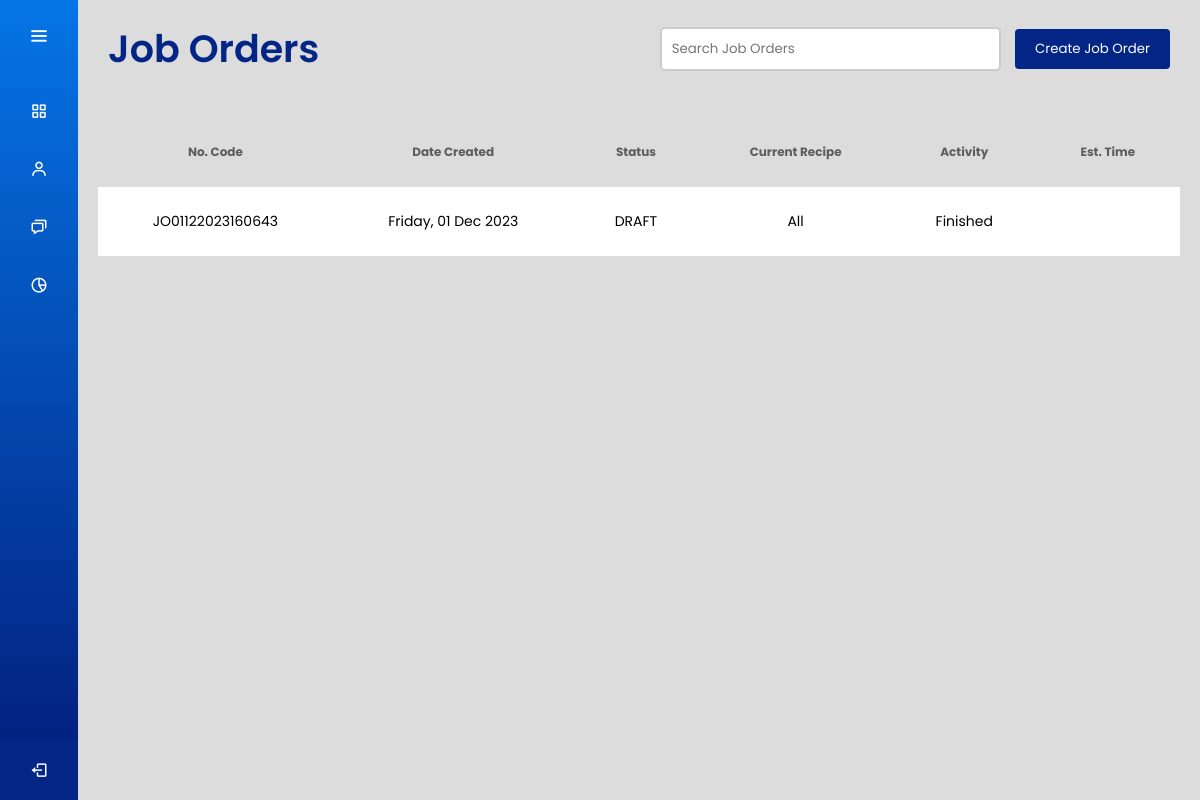
The app's page / (signed in), older data.
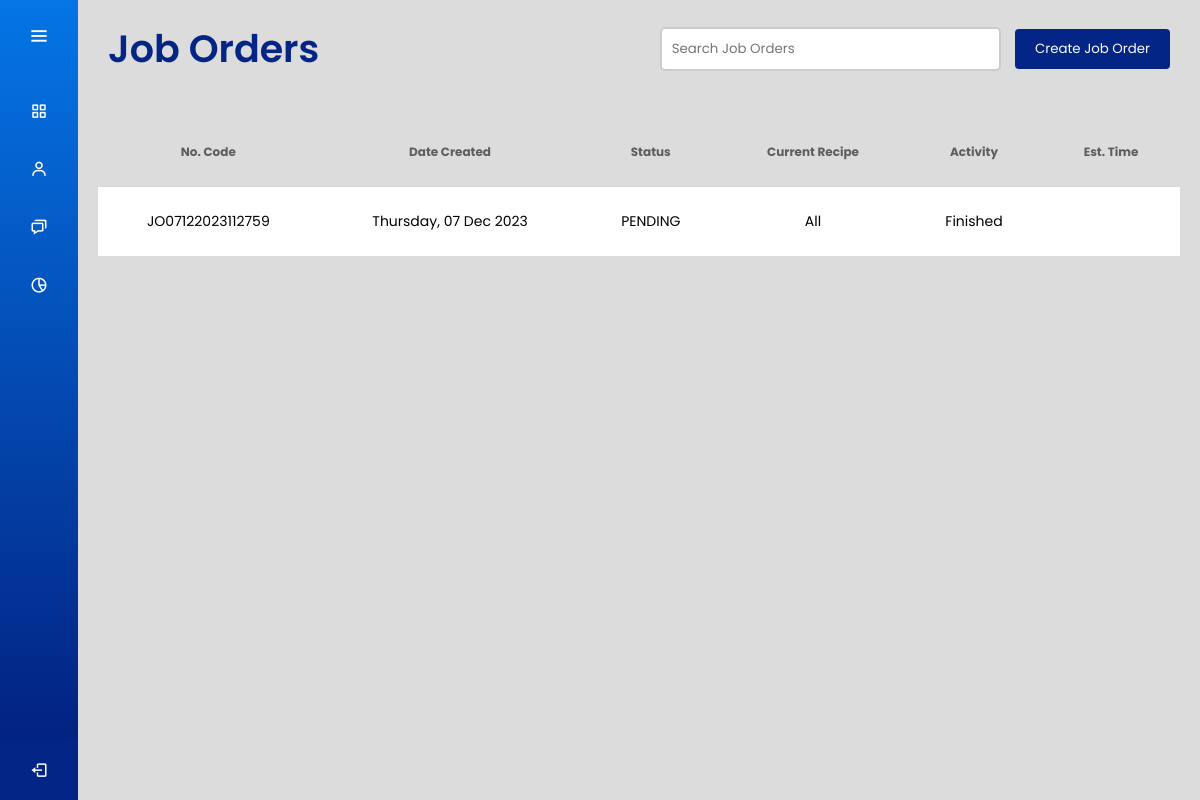
The same page, newer data.
### joborders/models.py (models this page shows, shortened)
class JobOrder(models.Model):
    jobOrderId = models.CharField(max_length=50, unique=True)
    jobOrderCreatedDate = models.DateTimeField()
    jobOrderStatus = models.CharField(max_length=50)
    userId = models.ForeignKey(User, on_delete=models.CASCADE)

### users/views.py (the view)
# urls.py: path('', views.dashboard_view, name='dashboard'),
@login_required
def dashboard_view(request):
    malaysian_tz = pytz.timezone('Asia/Kuala_Lumpur')
    now = timezone.now().astimezone(malaysian_tz)
    job_orders_list = []
    job_orders = JobOrder.objects.all().prefetch_related('recipes__activity_recipe')
    for job_order in job_orders:
        earliest_activity = {
            'recipeName': None,
            'name': 'Not Started',
            'time': None
        }
        for recipe in job_order.recipes.all():
            activities = recipe.activity_recipe.order_by('spongeStart', 'doughStart').all()
            for activity in activities:
                if now < activity.spongeStart:
                    if earliest_activity['time'] is None or activity.spongeStart < earliest_activity['time']:
                        earliest_activity['recipeName'] = recipe.recipeName
                        earliest_activity['name'] = 'Starting Sponge'
                        earliest_activity['time'] = activity.spongeStart
                elif activity.spongeStart <= now <= activity.spongeEnd:
                    earliest_activity['recipeName'] = recipe.recipeName
                    earliest_activity['name'] = 'Sponge Ending'
                    earliest_activity['time'] = activity.spongeEnd
                    break
                elif activity.spongeEnd <= now <= activity.doughStart:
                    earliest_activity['recipeName'] = recipe.recipeName
                    earliest_activity['name'] = 'Starting Dough'
                    earliest_activity['time'] = activity.doughStart
                    break
                elif activity.doughStart <= now <= activity.doughEnd:
                    earliest_activity['recipeName'] = recipe.recipeName
                    earliest_activity['name'] = 'Dough Ending'
                    earliest_activity['time'] = activity.doughEnd
                    break
                elif activity.doughEnd <= now <= activity.firstLoafPacked:
                    earliest_activity['recipeName'] = recipe.recipeName
                    earliest_activity['name'] = 'First Loaf Packing'
                    earliest_activity['time'] = activity.firstLoafPacked
                    break
                elif activity.firstLoafPacked <= now < activity.cutOffTime:
                    earliest_activity['recipeName'] = recipe.recipeName
                    earliest_activity['name'] = 'Cut Off Time'
                    earliest_activity['time'] = activity.cutOffTime
                    break
                elif now >= activity.cutOffTime:
                    earliest_activity['recipeName'] = 'All'
                    earliest_activity['name'] = 'Finished'
                    earliest_activity['time'] = None
        job_data = {
            'jobOrderId': job_order.jobOrderId,
            'jobOrderCreatedDate': job_order.jobOrderCreatedDate,
            'jobOrderStatus': job_order.jobOrderStatus,
            'current_recipe_name': earliest_activity['recipeName'],
            'current_activity_name': earliest_activity['name'],
            'current_activity_time': earliest_activity['time'],
        }
        job_orders_list.append(job_data)
    context = {
        'job_orders': job_orders_list
    }
    return render(request, 'dashboard.html', context)

### users/templates/dashboard.html (shortened to what this page needs)
<!DOCTYPE html>
<html lang="en" dir="ltr">
  <head>
    {% load static %}
    <link rel="stylesheet" href="{% static 'css/dash_style.css' %}">
    <link rel="stylesheet" href="{% static 'css/table_style.css' %}">
    <link href='https://unpkg.com/boxicons@2.0.7/css/boxicons.min.css' rel='stylesheet'>
   </head>
<body>
  {% include 'sidebar.html' %}
  <section class="home-section">
    {% include 'header.html' %}
    <div class="main-content">
      {% include 'dashboard_table.html' %}
    </div>
  </section>
</body>
</html>

### users/templates/dashboard_table.html (shortened to what this page needs)
<!DOCTYPE html>
<html lang="en" dir="ltr">
  <head>
</head>
<table id="dashboard-table">
        <thead>
            <tr>
                <th>No. Code</th>
                <th>Date Created</th>
                <th>Status</th>
                <th>Current Recipe</th>
                <th>Activity</th>
                <th>Est. Time</th>
            </tr>
        </thead>
        <tbody>
            {% for job in job_orders %}
            <tr id="job_order_row_{{ job.jobOrderId }}" class="clickable-row" data-job-order-id="{{ job.jobOrderId }}" data-href="{% url 'details' job.jobOrderId %}">
                    <td>{{ job.jobOrderId }}</td>
                    <td>{{ job.jobOrderCreatedDate|date:"l, d M Y" }}</td>
                    <td>{{ job.jobOrderStatus }}</td>
                    <td>{{ job.current_recipe_name }}</td>
                    <td>{{ job.current_activity_name }}</td>
                    <td>{{ job.current_activity_time|date:"l, d M Y H:i A" }}</td>
                </tr>
            {% empty %}
                <tr>
                    <td colspan="6">No job orders found.</td>
                </tr>
            {% endfor %}
        </tbody>
      </table>
    </html>

Row changes from the older to the newer data that the page shows:
removed JobOrder: jobOrderId "JO01122023160643", jobOrderCreatedDate "Friday, 01 Dec 2023", jobOrderStatus "DRAFT"
added JobOrder: jobOrderId "JO07122023112759", jobOrderCreatedDate "Thursday, 07 Dec 2023", jobOrderStatus "PENDING"
Text that changed along with them:
new list line: "All Finished"
list line gone: "All Finished"
